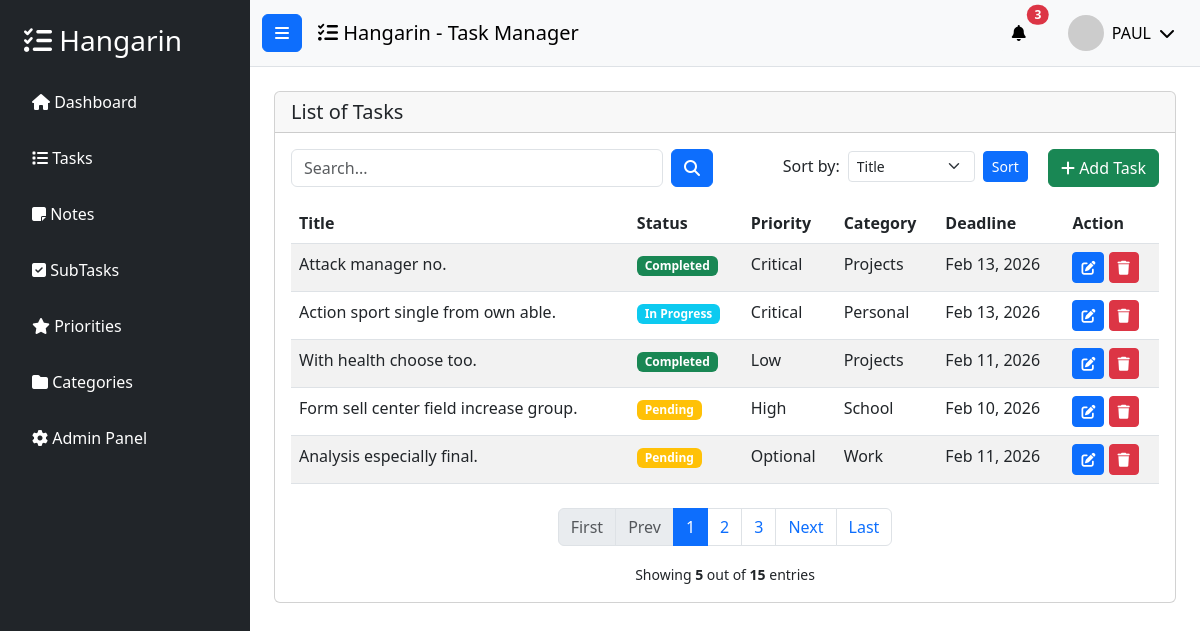
The page /task_list/ (signed in) on the database as committed earlier.
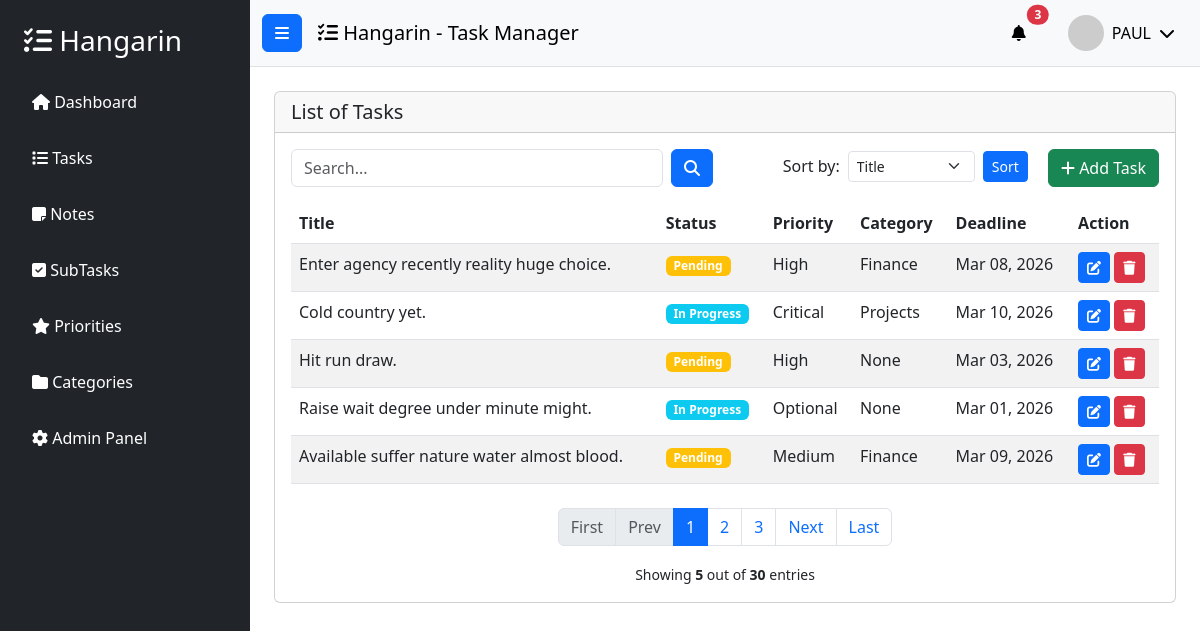
The same page on the database as committed later.
### tasks/models.py (models this page shows, shortened)
class BaseModel(models.Model):
    created_at = models.DateTimeField(auto_now_add=True)
    updated_at = models.DateTimeField(auto_now=True)
    class Meta:
        abstract = True

class Task(BaseModel):
    title = models.CharField(max_length=255)
    description = models.CharField(max_length=500)
    deadline = models.DateTimeField()
    status = models.CharField(
        max_length=50,
        choices=STATUS_CHOICES,
        default="Pending",
    )
    category = models.ForeignKey(
        Category,
        on_delete=models.SET_NULL,
        null=True,
        blank=True,
        related_name="tasks",
    )
    priority = models.ForeignKey(
        Priority,
        on_delete=models.SET_NULL,
        null=True,
        blank=True,
        related_name="tasks",
    )
    class Meta:
        verbose_name = "Task"
        verbose_name_plural = "Tasks"

class Priority(BaseModel):
    name = models.CharField(max_length=100)
    class Meta:
        verbose_name = "Priority"
        verbose_name_plural = "Priorities"
    def __str__(self):
        return self.name

class Category(BaseModel):
    name = models.CharField(max_length=100)
    class Meta:
        verbose_name = "Category"
        verbose_name_plural = "Categories"
    def __str__(self):
        return self.name

### tasks/views.py (the view)
# urls.py: path('task_list/', views.TaskList.as_view(), name='task-list'),
class TaskList(LoginRequiredMixin, ListView):
    model = Task
    context_object_name = 'tasks'
    template_name = 'task_list.html'
    paginate_by = 5
    login_url = '/accounts/login/'
    def get_queryset(self):
        queryset = super().get_queryset()
        query = self.request.GET.get('q')
        if query:
            queryset = queryset.filter(
                Q(title__icontains=query) |
                Q(description__icontains=query) |
                Q(status__icontains=query)
            )
        return queryset
    def get_ordering(self):
        allowed_fields = ['title', '-created_at', 'deadline', 'status', 'priority__name', 'category__name']
        sort_by = self.request.GET.get('sort_by')
        if sort_by in allowed_fields:
            return sort_by
        return '-created_at'

### templates/task_list.html (shortened to what this page needs)
{% extends 'base.html' %}
{% load static %}
{% block content %}
<div class="row">
    <div class="col-12">
        <div class="card">
            <div class="card-header">
                <h5 class="card-title mb-0">List of Tasks</h5>
            </div>
            <div class="card-body">
                <div class="row mb-3">
                    <div class="col-md-6">
                        <form class="d-flex" action="{% url 'task-list' %}">
                            <input type="text" placeholder="Search..." class="form-control me-2" name="q" value="{{ request.GET.q }}" />
                            <button class="btn btn-primary" type="submit">
                                <i class="fas fa-search"></i>
                            </button>
                        </form>
                    </div>
                    <div class="col-md-6 text-end">
                        <form method="get" class="d-inline-flex align-items-center me-2">
                            <label class="me-2 mb-0">Sort by:</label>
                            <select class="form-select form-select-sm me-2" name="sort_by" style="width: auto;">
                                <option value="title" {% if request.GET.sort_by == "title" %}selected{% endif %}>Title</option>
                            </select>
                            <button type="submit" class="btn btn-sm btn-primary me-2">Sort</button>
                        </form>
                        <a href="{% url 'task-add' %}" class="btn btn-success">
                            <i class="fas fa-plus"></i> Add Task
                        </a>
                    </div>
                </div>
                <table class="table table-striped">
                    <thead>
                        <tr>
                            <th>Title</th>
                            <th>Status</th>
                            <th>Priority</th>
                            <th>Category</th>
                            <th>Deadline</th>
                            <th>Action</th>
                        </tr>
                    </thead>
                    <tbody>
                        {% for task in object_list %}
                        <tr>
                            <td>{{ task.title }}</td>
                            <td>
                                {% if task.status == 'Completed' %}
                                    <span class="badge bg-success">{{ task.status }}</span>
                                {% elif task.status == 'In Progress' %}
                                    <span class="badge bg-info">{{ task.status }}</span>
                                {% else %}
                                    <span class="badge bg-warning">{{ task.status }}</span>
                                {% endif %}
                            </td>
                            <td>{{ task.priority }}</td>
                            <td>{{ task.category }}</td>
                            <td>{{ task.deadline|date:"M d, Y" }}</td>
                            <td>
                                <a href="{% url 'task-update' task.id %}" class="btn btn-sm btn-primary">
                                    <i class="fas fa-edit"></i>
                                </a>
                                <a href="{% url 'task-delete' task.id %}" class="btn btn-sm btn-danger">
                                    <i class="fas fa-trash"></i>
                                </a>
                            </td>
                        </tr>
                        {% empty %}
                        <tr>
                            <td colspan="6" class="text-center">No tasks found</td>
                        </tr>
                        {% endfor %}
                    </tbody>
                </table>
                {% include 'includes/pagination.html' %}
            </div>
        </div>
    </div>
</div>
{% endblock %}

Rows that differ between the two databases and show on the page:
no longer on this page (row unchanged): Task: title "Attack manager no.", status "Completed", priority "Critical", category "Projects", deadline "Feb 13, 2026"
no longer on this page (row unchanged): Task: title "Action sport single from own able.", status "In Progress", priority "Critical", category "Personal", deadline "Feb 13, 2026"
no longer on this page (row unchanged): Task: title "With health choose too.", status "Completed", priority "Low", category "Projects", deadline "Feb 11, 2026"
no longer on this page (row unchanged): Task: title "Form sell center field increase group.", status "Pending", priority "High", category "School", deadline "Feb 10, 2026"
no longer on this page (row edited): Task: title "Analysis especially final.", status "Pending", priority "Optional", category "Work", deadline "Feb 11, 2026"
added Task: title "Enter agency recently reality huge choice.", status "Pending", priority "High", category "Finance", deadline "Mar 08, 2026"
added Task: title "Cold country yet.", status "In Progress", priority "Critical", category "Projects", deadline "Mar 10, 2026"
added Task: title "Hit run draw.", status "Pending", priority "High", category "None", deadline "Mar 03, 2026"
added Task: title "Raise wait degree under minute might.", status "In Progress", priority "Optional", category "None", deadline "Mar 01, 2026"
added Task: title "Available suffer nature water almost blood.", status "Pending", priority "Medium", category "Finance", deadline "Mar 09, 2026"
Other text that changed with them:
{{ paginator.count }}: "15" → "30"
